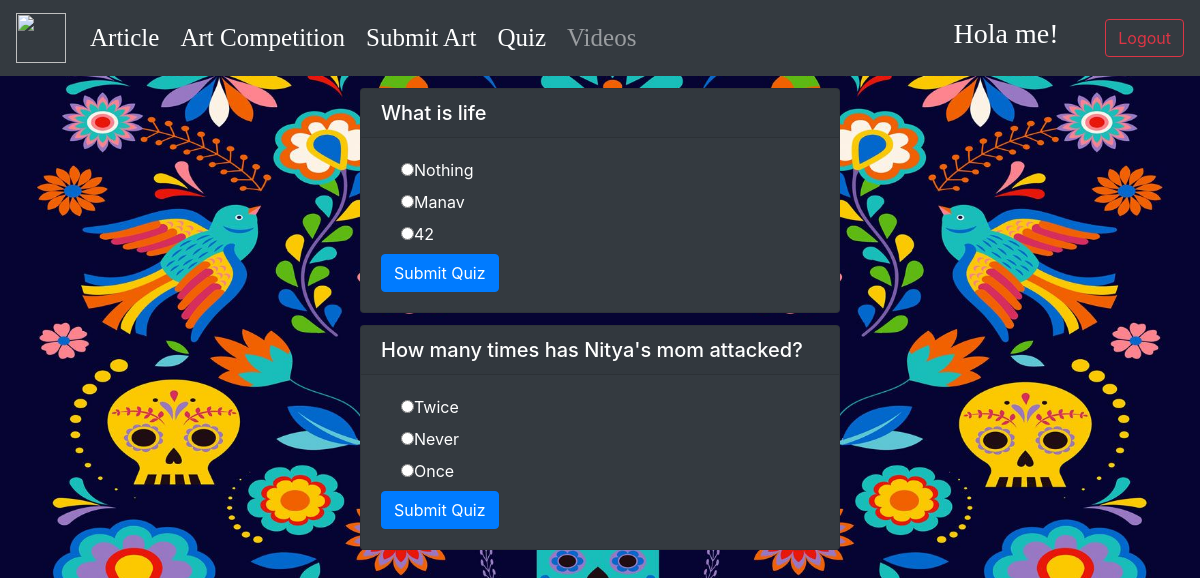
/quiz (signed in), run on the app's committed database.
### home/models.py (models this page shows)
class Quiz(models.Model):
    title = models.CharField(max_length=100)
    option1 = models.CharField(max_length=100)
    option2 = models.CharField(max_length=100)
    option3 = models.CharField(max_length=100)
    correct = models.IntegerField(default=1)
    description = models.CharField(max_length=100)

### home/views.py (the view)
# urls.py: path('quiz', home.quizzes, name="quiz"),
@login_required(login_url="/login")
def quizzes(response):
    try:
        answered = Answered.objects.filter(user=response.user).values('quiz')
        quiz = Quiz.objects.exclude(id__in=answered)
        return render(response, "home/quiz.html", {"quiz": quiz})
    except:
        quiz = Quiz.objects.all()
        return render(response, "home/quiz.html", {"quiz": quiz})

### home/templates/home/quiz.html (shortened to what this page needs)
{% extends 'home.html' %}
{% block content %}
<div style="margin-top: 1%;">
  {% for quiz in quiz %}
<div class="card" style="margin:1% auto auto auto; width: 40%; background-color: #343A40; color: white;">
  <h5 class="card-header">{{quiz.title}}</h5>
  <div class="card-body">
    <div class="form-check">
      <label><input type="radio" name="quizSelection" value=1>{{quiz.option1}}</label>
    </div>
    <div class="form-check">
        <label><input type="radio" name="quizSelection" value=2>{{quiz.option2}}</label>
    </div>
    <div class="form-check">
        <label><input type="radio" name="quizSelection" value=3>{{quiz.option3}}</label>
    </div>
    <button  value={{quiz.id}} class="btn btn-primary quizSubmit">Submit Quiz</button>
  </div>
</div>
  {% endfor %}
</div>
{% endblock %}

### home/templates/home.html (shortened to what this page needs)
{% load static %}
<!doctype html>
<html lang="en">
  <head>
    <link rel="stylesheet" href="https://maxcdn.bootstrapcdn.com/bootstrap/4.0.0/css/bootstrap.min.css">
    <link rel="stylesheet" href="{% static 'css/styles.css' %}">
  </head>
  <body style="background: url('{% static 'secondBG.jpg' %}') no-repeat center center fixed; height:100%;background-position: center;
  background-repeat: no-repeat;
  background-size: cover;">
    <div class="navbar navbar-expand-lg navbar-dark bg-dark newNav">
      <a class="navbar-brand" href="{% url 'home' %}">
        <img src="https://previews.123rf.com/images/vectorcarrot/vectorcarrot1808/vectorcarrot180800052/108852594-illustration-of-mexican-sugar-skull-day-of-the-dead-dia-de-los-muertos-.jpg" width="50" height="50" alt="">
      </a>
      <div class="collapse navbar-collapse" id="navbarNavDropdown">
        <ul class="navbar-nav">
          <li class="nav-item active navTitle">
        <a class="nav-link navHead" href="{% url 'article' %}" style="font-size:25px;">Article<span class="sr-only">(current)</span></a>
        </li>
      <li class="nav-item active navTitle">
        <a class="nav-link navHead" href="{% url 'art' %}" style="font-size:25px;">Art Competition</a>
      </li>
      <li class="nav-item active navTitle">
        <a class="nav-link navHead" href="{% url 'submit' %}" style="font-size:25px;">Submit Art</a>
      </li>
       <li class="nav-item active navTitle">
        <a class="nav-link navHead" href="{% url 'quiz' %}" style="font-size:25px;">Quiz</a>
      </li>
      <li class="nav-item dropdown navTitle">
        <a class="nav-link navHead" href="{% url 'video' %}"  style="font-size:25px;">
          Videos
        </a>
      </li>
    </ul>
  </div>
      {% if user.is_authenticated %}
      <h3 class="navHead" style="color: white; margin-right: 4%;">Hola {{request.user.username}}!</h3>
      <a class="btn btn-md btn-outline-danger float-right" href="/logout">Logout</a>
      {% else %}
      <a class="btn btn-lg btn-outline-success float-right" style="margin-right: 1%;" href="/register">Register</a>
      <a class="btn btn-lg btn-outline-primary float-right" href="/login">Login</a>
      {% endif %}
</div>
    {% block content %}
      {% endblock %}
  </body>

### static/css/styles.css (style rules this page uses)
body, html { height: 100%; }
.navHead { margin-right: 5px; font-family: Brush Script MT, Brush Script Std, cursive; }

### data on the page
Quiz: title "What is life", option1 "Nothing", option2 "Manav", option3 "42", {{ quiz.id }} 1 (drawn)
Quiz: title "How many times has Nitya's mom attacked?", option1 "Twice", option2 "Never", option3 "Once", {{ quiz.id }} 2 (drawn)

### other printed values
{{ request.user.username }} "me"
